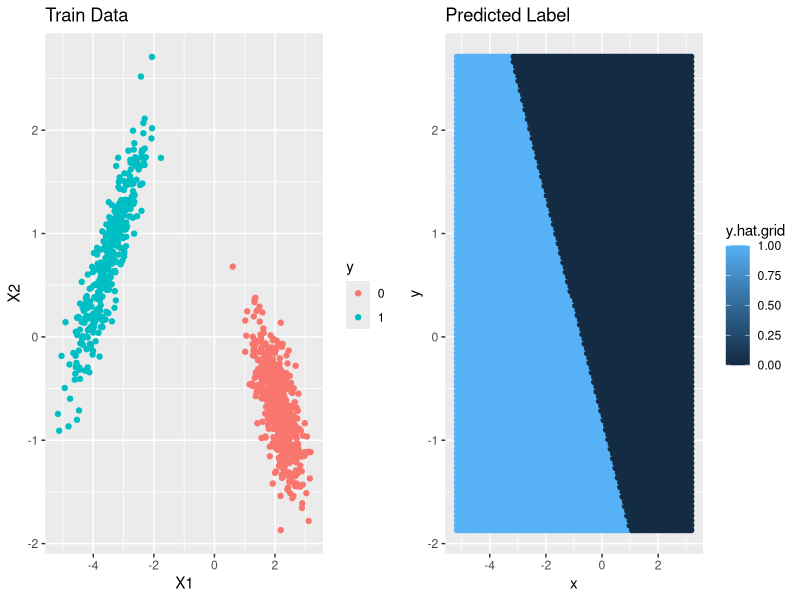

Generate this figure with R:
## ---- chunk 1
knitr::opts_chunk$set(echo = TRUE)
## ---- chunk 2
library(ggplot2) # A library to generate high-quality graphs
library(dplyr) # A library for data manipulation
library(gridExtra) # Provides a number of user-level functions to work with "grid" graphics, notably to arrange multiple grid-based plots on a page, and draw tables
#set.seed(1)
library(MASS)
## ---- chunk 3
n          =     1000
p          =     2
X          =     matrix(ncol = p, nrow = n)
p1         =     0.4       # probability of class 1
o          =     0.5       # sigma
rho1       =     0.9       # correlation coefficient of class 1
rho0       =     -0.7      # correlation coefficient of class 0
o1         =     0.6       # sigma of class 1
o2         =     0.4       # sigma of class 0
C1         =     o1^2 * matrix(c(1, rho1, rho1, 1), nrow = 2)     # covariance matrix of class 1
C0         =     o2^2 * matrix(c(1, rho0, rho0, 1), nrow = 2)     # covariance matrix of class 0
mu1        =     c(-5,1)/sqrt(2)     # mean of class 1
mu0        =     c(3,-1)/sqrt(2)     # mean of class 0

## ---- chunk 4
y          =     as.factor(rbinom(n, 1, p1))    # Generating categorical variables

for (i in 1:n){
  mu     =     (y[i]==1)*mu1 + (y[i]==0)*mu0
  C      =     (y[i]==1)*C1 + (y[i]==0)*C0
  X[i,]  =     mvrnorm(1, mu, C) 
}

## ---- chunk 5

X1        =   X[y==1,]
X0        =   X[y==0,]


mu1.hat   =   colMeans(X1)    # Predicted labels for class 1
mu0.hat   =   colMeans(X0)    # Predicted labels for class 0
## ---- chunk 6
n1        =   sum(y==1)
n0        =   sum(y==0)
p1.hat    =   n1/n
p0.hat    =   1 - p1.hat

X1        =   X1 - mu1.hat
X0        =   X0 - mu0.hat

C.hat     =   cov(rbind(X1,X0))

beta.hat  =  solve(C.hat) %*% (mu1.hat-mu0.hat)
beta0.hat =  -0.5* mu1.hat %*% solve(C.hat) %*% mu1.hat + 0.5* mu0.hat %*% solve(C.hat) %*% mu0.hat + log(p1.hat/p0.hat)

## ---- chunk 7
X.grid     =     expand.grid(x=seq(from = min(X[,1]), to =  max(X[,1]), length.out = 100), 
                              y=seq(from = min(X[,2]), to =  max(X[,2]), length.out = 100))

y.hat.grid =     as.matrix(X.grid) %*% beta.hat + as.vector(beta0.hat)
y.hat.grid =     (y.hat.grid > 0) * 1;

## ---- chunk 8
data.train    =     data.frame(y, X)
data.pred     =     data.frame( X.grid, y.hat.grid)


p1         =     ggplot(data.train, aes(x=X1, y=X2, colour=y))+geom_point()+ggtitle("Train Data")
p3         =     ggplot(data.pred, aes(x=x, y=y, colour=y.hat.grid))+geom_point()+ggtitle("Predicted Label")

grid.arrange(p1,  p3, nrow =1) 
